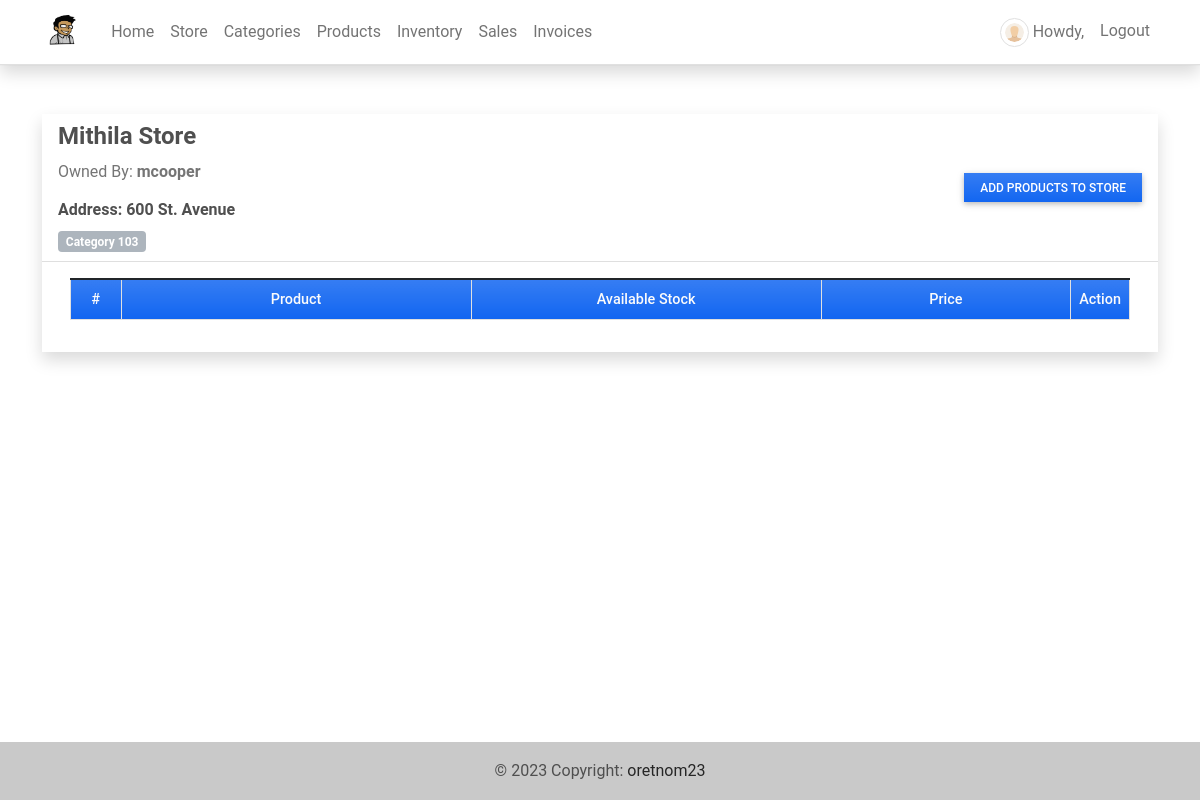
The app's page /store/1 (signed in), older data.
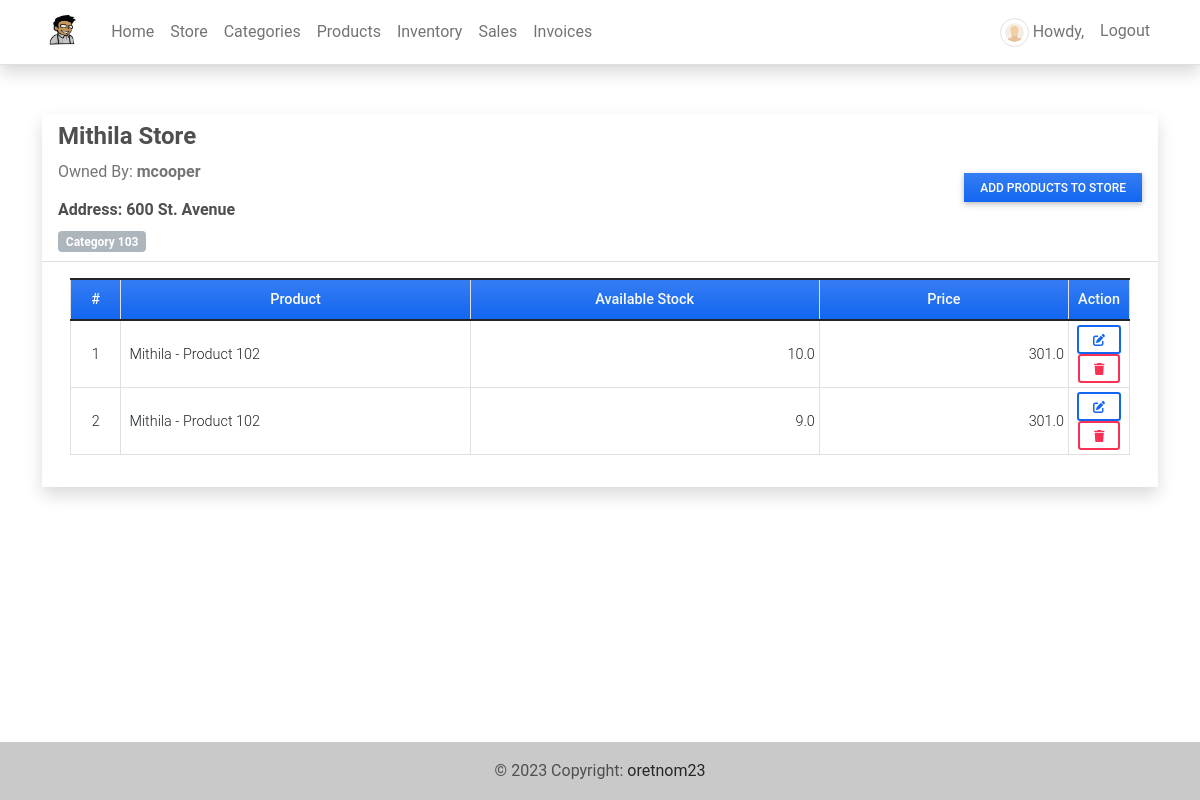
The same page, newer data.
### imsApp/models.py (models this page shows, shortened)
class StoreProduct(models.Model):
    store = models.ForeignKey(Store, on_delete=models.CASCADE)
    product = models.ForeignKey(Product, on_delete=models.CASCADE)
    stock = models.FloatField(default=0,blank=True, null=True)
    price = models.FloatField(default=0)
    def __str__(self):
        return f"{self.store.name} - {self.product.name}"

class Store(models.Model):
    name = models.CharField(max_length=250)
    address = models.TextField()
    category = models.ForeignKey(Category, on_delete=models.CASCADE)
    products = models.ManyToManyField(Product, through='StoreProduct')
    date_created = models.DateTimeField(default=timezone.now)
    date_updated = models.DateTimeField(auto_now=True)
    owner = models.ForeignKey(User, default=1,on_delete=models.CASCADE ,blank=True, null=True)

class Product(models.Model):
    code=models.CharField(max_length=100,blank=True, null=True)
    name=models.CharField(max_length=250,blank=True, null=True)
    description = models.TextField()
    price = models.FloatField(default=0)
    status = models.CharField(max_length=2, choices=(('1','Active'),('2','Inactive')), default=1)
    date_created = models.DateTimeField(default=timezone.now)
    date_updated = models.DateTimeField(auto_now=True)

### imsApp/auth.py (the view)
    def wrapper_function(request,*args,**kwargs):
        if request.user.is_superuser:
            return view_function(request,*args,**kwargs)
        else:
            return redirect('home-page')

### imsApp/auth.py (called while the page is built)
def admin_only(view_function):
    def wrapper_function(request,*args,**kwargs):
        if request.user.is_superuser:
            return view_function(request,*args,**kwargs)
        else:
            return redirect('home-page')
    return wrapper_function

### imsApp/models.py (called while the page is built)
    def __str__(self):
        return self.name

### imsApp/views.py (called while the page is built)
@admin_only
@login_required
def view_store(request,pk):
    store = get_object_or_404(Store, pk=pk)
    store_products = store.storeproduct_set.all()
    return render(request, 'view_store.html', {'page_title':"Add Prodcuts to Store",'store': store, 'store_products': store_products})

### imsApp/templates/view_store.html (shortened to what this page needs)
{% extends 'base.html' %} {% load humanize %} {% block pageContent %}
<div class="col-lg-12 col-md-12 col-sm-12 col-xs-12">
    <div class="card card-default rounded-0 shadow ">
        <div class="card-header">
            <div class="d-flex w-100 align-items-center justify-content-between">
               <div>
                   <h4 class="card-title fw-bold">{{ store.name }} Store</h4>
                   <p class="text-muted font-weight-bold"><span class="font-weight-normal">Owned By:</span> {{ store.owner }}</p>
                   <div class="mt-1">
                       <h6 class="font-weight-bold">Address: {{ store.address }}</h5>
                   </div>
                   <span class="badge bg-secondary">{{ store.category }}</span>
               </div>
               <div>
                <a class="btn btn-primary rounded-0 bg-gradient btn-sm" id='add_new'>Add Products to store</a>
               </div>
            </div>
        </div>
        <div class="card-body">
            <div class="container-fluid">
                <table class="table table-bordered" id="product-list">
                    <colgroup>
                        <col width="5%">
                        <col width="35%">
                        <col width="35%">
                        <col width="25%">
                    </colgroup>
                    <thead>
                        <tr class="bg-gradient bg-primary bg-opacity-50 text-light">
                            <th class="px-1 py-2 text-center">#</th>
                            <th class="px-2 py-2 text-center">Product</th>
                            <th class="px-1 py-2 text-center">Available Stock</th>
                            <th class="px-1 py-2 text-center">Price</th>
                            <th class="px-2 py-2 text-center">Action</th>
                        </tr>
                    </thead>
                    <tbody>
                        {% for product in store_products %}
                        <tr>
                            <td class="px-1 py-1 align-middle text-center">{{ forloop.counter }}</td>
                            <td class="px-2 py-1 align-middle">{{ product }}</td>
                            <td class="px-1 py-1 align-middle text-end">{{ product.stock }}</td>
                            <td class="px-1 py-1 align-middle text-end">{{ product.price }}</td>
                            <td class="px-2 py-1 align-middle text-center">
                                <a class="btn btn-outline-primary btn-sm edit-data" href="javascript:void(0)" data-id="{{ product.pk }}" title="Edit">
                                    <i class="fa fa-edit"></i>
                                </a>
                                <button class="btn btn-outline-danger btn-sm delete-data" type="button" data-id="{{ product.pk }}" title="Delete">
                                    <i class="fa fa-trash"></i>
                                </button>
                            </td>
                        </tr>
                        {% endfor %}
                    </tbody>
                </table>
            </div>
        </div>
    </div>
</div>
{% endblock pageContent %}

Row changes from the older to the newer data that the page shows:
added StoreProduct: store+product "Mithila - Product 102", stock "10.0", price "301.0"
added StoreProduct: store+product "Mithila - Product 102", stock "9.0", price "301.0"
